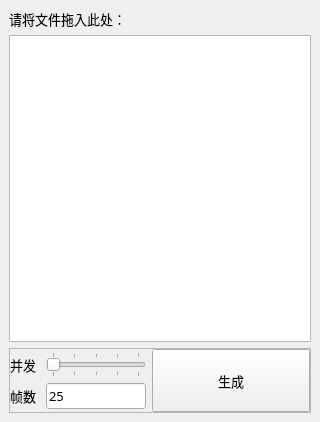
<?xml version="1.0" encoding="UTF-8"?>
<ui version="4.0">
 <class>MainWindow</class>
 <widget class="QMainWindow" name="MainWindow">
  <property name="minimumSize">
   <size>
    <width>320</width>
    <height>422</height>
   </size>
  </property>
  <property name="font">
   <font>
    <family>微软雅黑</family>
    <pointsize>10</pointsize>
   </font>
  </property>
  <property name="windowTitle">
   <string>转台动画生成器</string>
  </property>
  <widget class="QWidget" name="centralwidget">
   <layout class="QVBoxLayout" name="verticalLayout" stretch="0,1,0">
    <item>
     <widget class="QLabel" name="infoLable">
      <property name="font">
       <font>
        <family>微软雅黑</family>
        <pointsize>10</pointsize>
       </font>
      </property>
      <property name="text">
       <string>请将文件拖入此处：</string>
      </property>
     </widget>
    </item>
    <item>
     <widget class="QListView" name="fileListView"/>
    </item>
    <item>
     <widget class="QFrame" name="frame">
      <property name="frameShape">
       <enum>QFrame::StyledPanel</enum>
      </property>
      <property name="frameShadow">
       <enum>QFrame::Raised</enum>
      </property>
      <layout class="QHBoxLayout" name="horizontalLayout_4" stretch="0,1">
       <property name="margin">
        <number>0</number>
       </property>
       <item>
        <layout class="QFormLayout" name="formLayout">
         <property name="fieldGrowthPolicy">
          <enum>QFormLayout::AllNonFixedFieldsGrow</enum>
         </property>
         <property name="labelAlignment">
          <set>Qt::AlignRight|Qt::AlignTrailing|Qt::AlignVCenter</set>
         </property>
         <property name="horizontalSpacing">
          <number>10</number>
         </property>
         <property name="topMargin">
          <number>3</number>
         </property>
         <property name="bottomMargin">
          <number>3</number>
         </property>
         <item row="0" column="0">
          <widget class="QLabel" name="label_2">
           <property name="font">
            <font>
             <family>微软雅黑</family>
             <pointsize>10</pointsize>
            </font>
           </property>
           <property name="text">
            <string>并发</string>
           </property>
           <property name="alignment">
            <set>Qt::AlignRight|Qt::AlignTrailing|Qt::AlignVCenter</set>
           </property>
          </widget>
         </item>
         <item row="0" column="1">
          <widget class="QSlider" name="concurrentSlider">
           <property name="maximumSize">
            <size>
             <width>100</width>
             <height>16777215</height>
            </size>
           </property>
           <property name="minimum">
            <number>1</number>
           </property>
           <property name="maximum">
            <number>5</number>
           </property>
           <property name="orientation">
            <enum>Qt::Horizontal</enum>
           </property>
           <property name="tickPosition">
            <enum>QSlider::TicksBothSides</enum>
           </property>
           <property name="tickInterval">
            <number>1</number>
           </property>
          </widget>
         </item>
         <item row="1" column="0">
          <widget class="QLabel" name="label_3">
           <property name="font">
            <font>
             <family>微软雅黑</family>
             <pointsize>10</pointsize>
            </font>
           </property>
           <property name="text">
            <string>帧数</string>
           </property>
           <property name="alignment">
            <set>Qt::AlignRight|Qt::AlignTrailing|Qt::AlignVCenter</set>
           </property>
          </widget>
         </item>
         <item row="1" column="1">
          <widget class="QLineEdit" name="frameEdit">
           <property name="maximumSize">
            <size>
             <width>100</width>
             <height>16777215</height>
            </size>
           </property>
           <property name="text">
            <string>25</string>
           </property>
          </widget>
         </item>
        </layout>
       </item>
       <item>
        <widget class="QPushButton" name="generateButton">
         <property name="sizePolicy">
          <sizepolicy hsizetype="Minimum" vsizetype="Expanding">
           <horstretch>0</horstretch>
           <verstretch>0</verstretch>
          </sizepolicy>
         </property>
         <property name="font">
          <font>
           <family>微软雅黑</family>
           <pointsize>10</pointsize>
          </font>
         </property>
         <property name="text">
          <string>生成</string>
         </property>
        </widget>
       </item>
      </layout>
     </widget>
    </item>
   </layout>
  </widget>
 </widget>
 <resources/>
 <connections/>
</ui>
